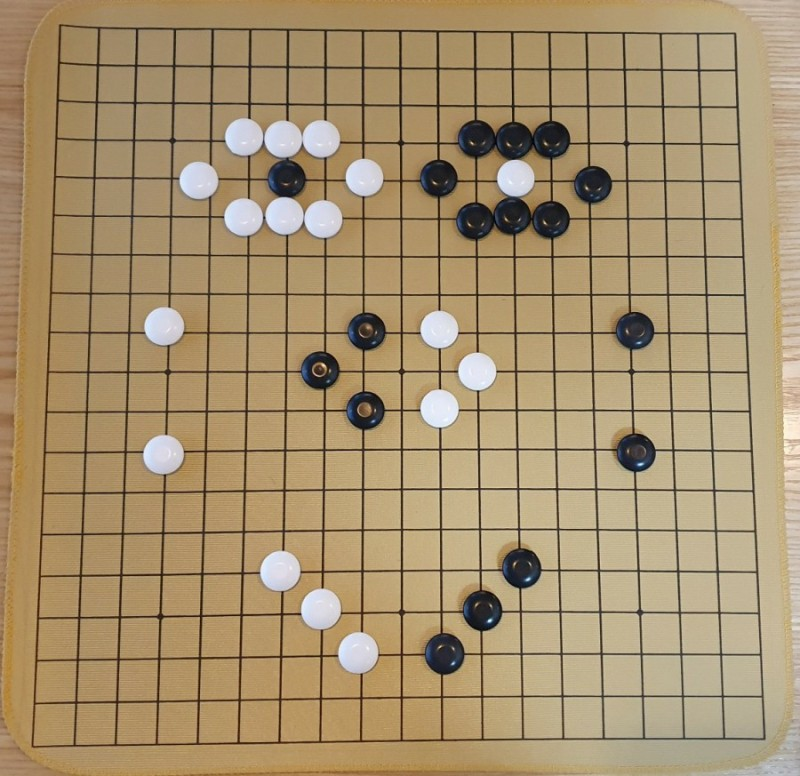
#> input picture Go_Legend/Go4.png, 800 x 776 px, found by its file name
$ python Go4_inter.py
#> lines starting #> are read from the running program, lines starting #| are printed output that depends on the picture; after the words box and inside, x2 and y2 are one past the last pixel; in counts of white or black regions, pixels touching at a corner belong together
import cv2
import numpy as np

def intersection(line1, line2):
    x1, y1, x2, y2 = line1
    x3, y3, x4, y4 = line2
    denom = (x1 - x2) * (y3 - y4) - (y1 - y2) * (x3 - x4)
    if denom == 0:  # lines are parallel or coincident
        return None
    px = ((x1 * y2 - y1 * x2) * (x3 - x4) - (x1 - x2) * (x3 * y4 - y3 * x4)) / denom
    py = ((x1 * y2 - y1 * x2) * (y3 - y4) - (y1 - y2) * (x3 * y4 - y3 * x4)) / denom
    return px, py

def angle(line1, line2):
    x1, y1, x2, y2 = line1
    x3, y3, x4, y4 = line2
    angle1 = np.arctan2(y2 - y1, x2 - x1)
    angle2 = np.arctan2(y4 - y3, x4 - x3)
    angle_diff = np.abs(angle1 - angle2)
    return angle_diff

# Load the image
img = cv2.imread('Go4.png')
#> img is the input picture: shape (776, 800, 3); mean B, G, R 109.9, 145.1, 166.6

# Resize the image
scale_percent = 120  # percentage of the original size
width = int(img.shape[1] * scale_percent / 100)
#> width = 960
height = int(img.shape[0] * scale_percent / 100)
#> height = 931
dim = (width, height)
#> dim = (960, 931)
img = cv2.resize(img, dim, interpolation=cv2.INTER_AREA)
#> img: shape (931, 960, 3)

# Apply Gaussian blur
blur = cv2.GaussianBlur(img, (7,7), 0)

# Convert to grayscale
gray = cv2.cvtColor(blur, cv2.COLOR_BGR2GRAY)
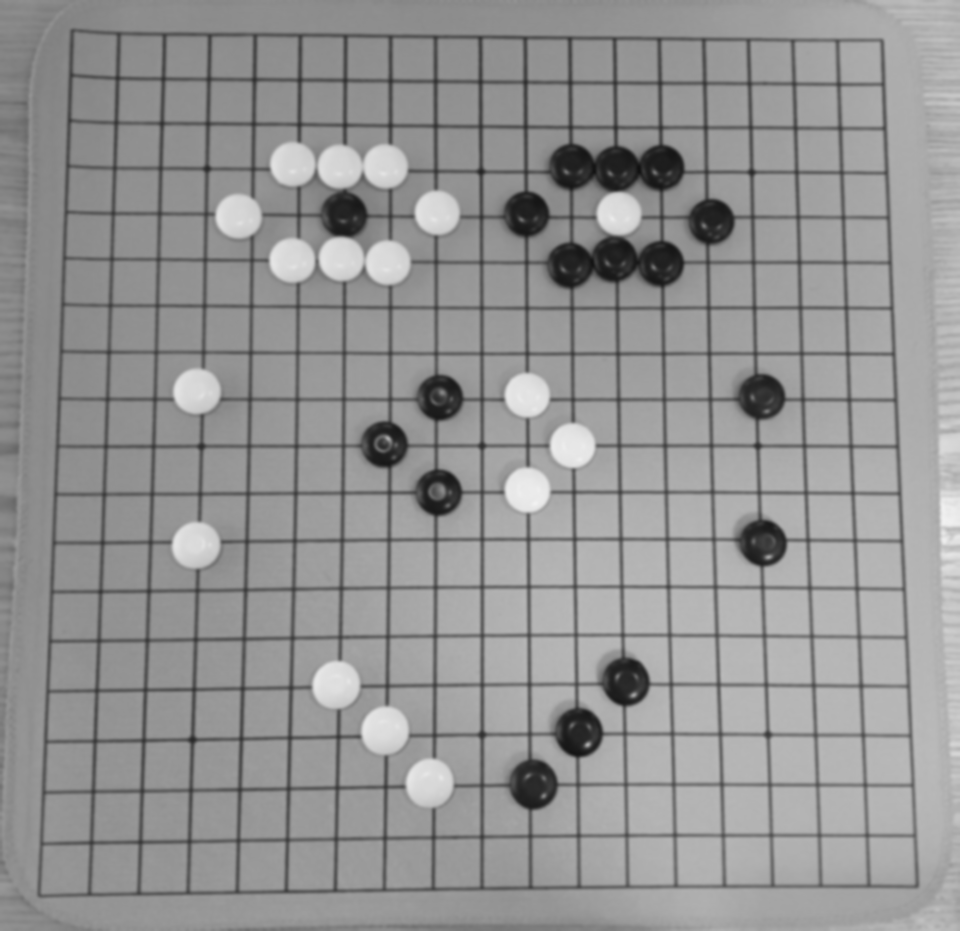
#> gray: shape (931, 960); min 17, max 241, mean 147.4

# Apply Canny edge detection
edges = cv2.Canny(gray, 50, 150)
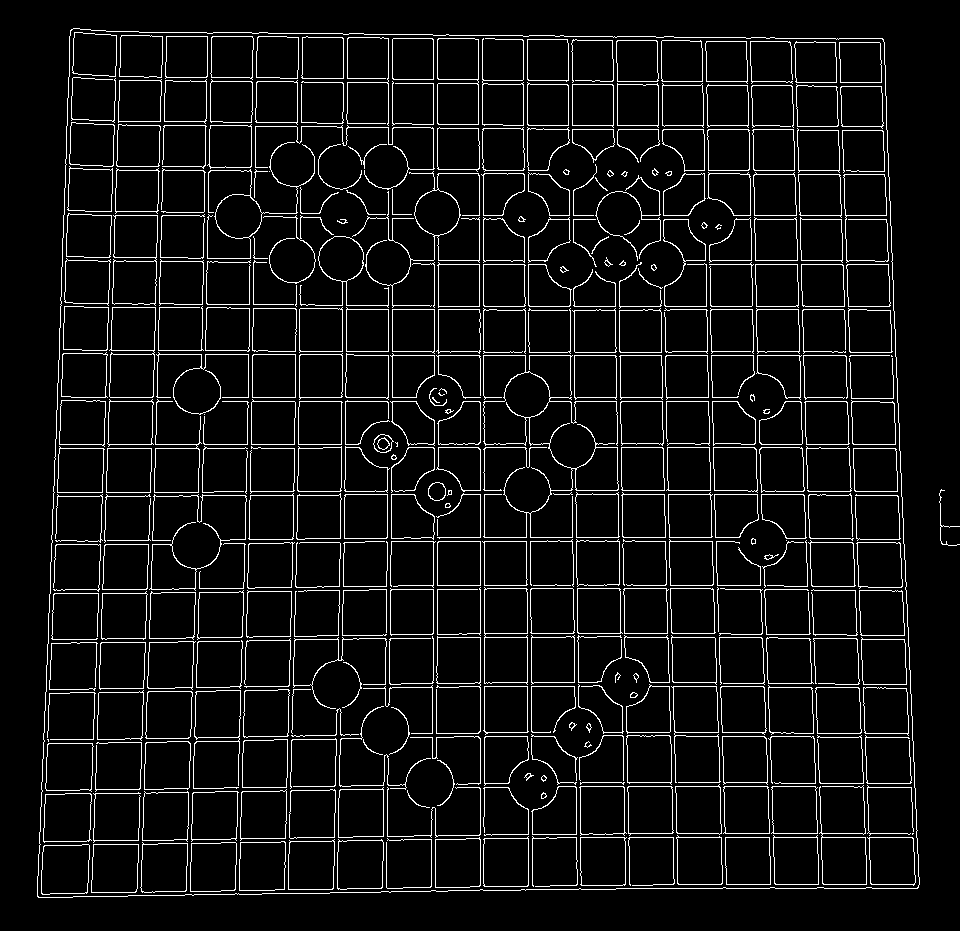
#> edges: shape (931, 960); 6.8% white in thin lines or dots, all inside (x1, y1, x2, y2) = (37, 28, 960, 898)

# Apply morphological operations
kernel = cv2.getStructuringElement(cv2.MORPH_RECT, (3,3))
dilated = cv2.dilate(edges, kernel, iterations=1)
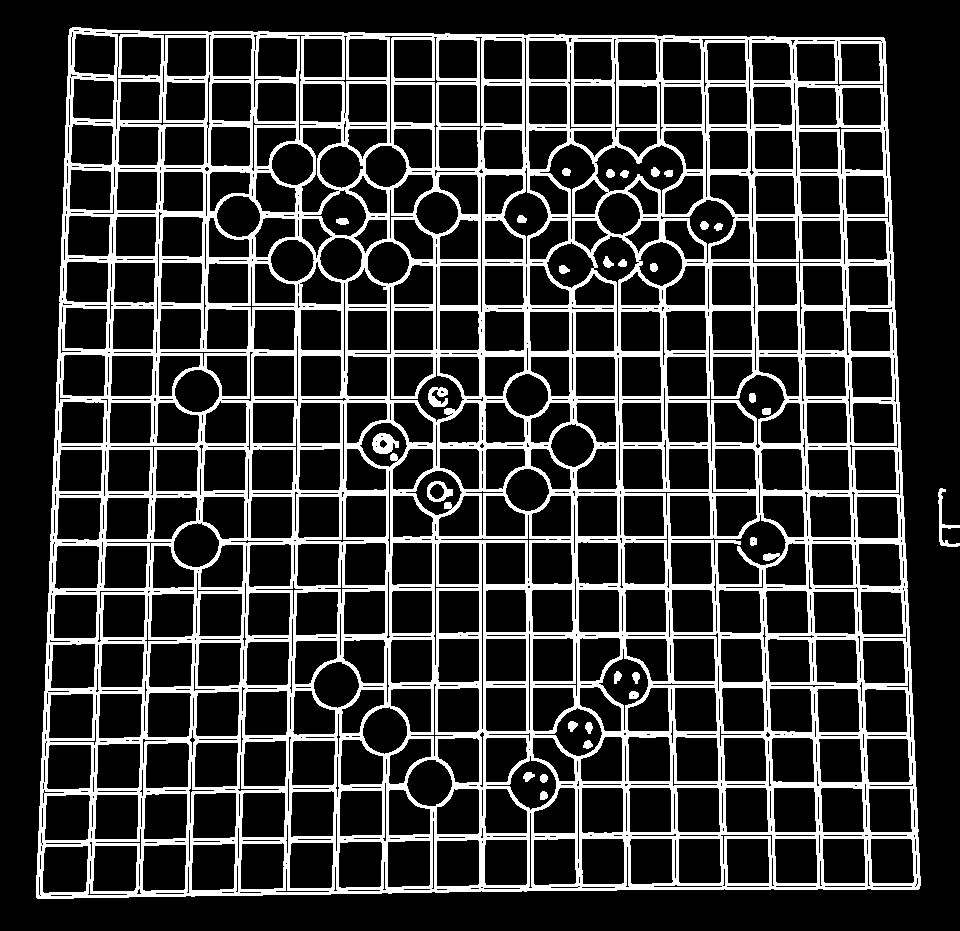
#> dilated: shape (931, 960); 20.7% white; 30 white regions, largest, box (x1, y1, x2, y2) and area: (36, 27, 921, 899) 182563, (372, 433, 399, 454) 368, (938, 488, 960, 547) 323
eroded = cv2.erode(dilated, kernel, iterations=1)
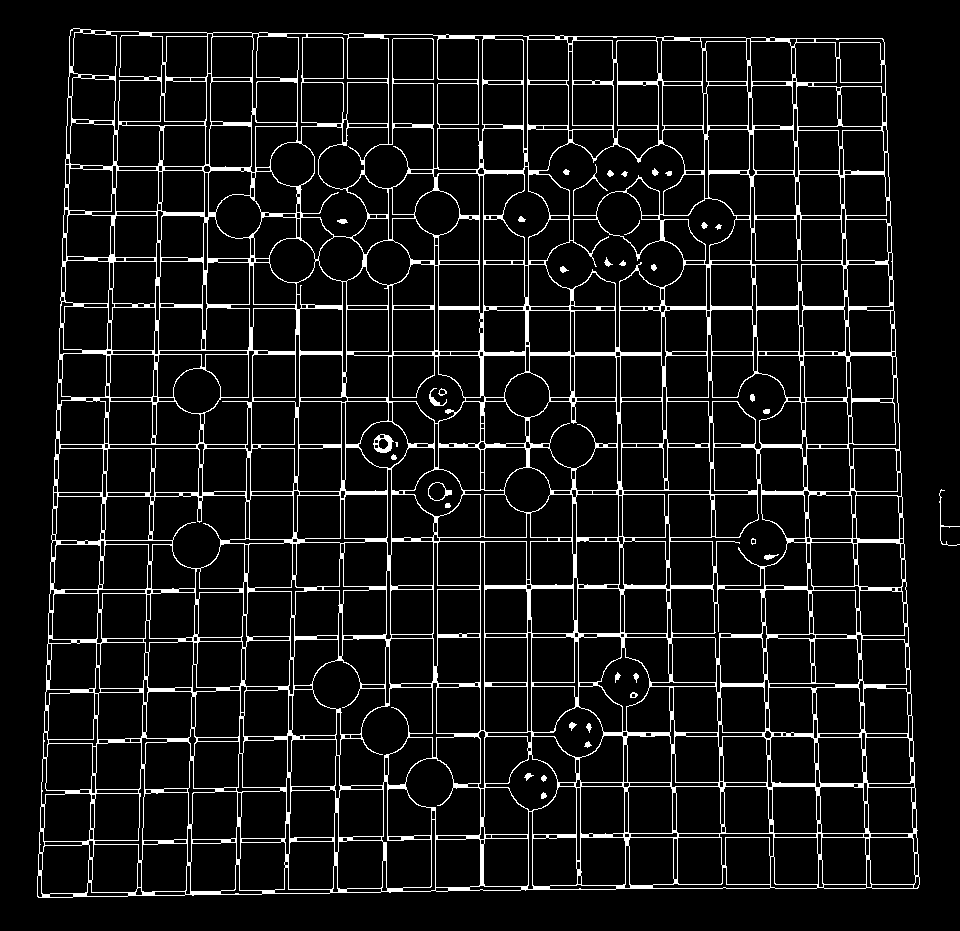
#> eroded: shape (931, 960); 8.4% white in thin lines or dots, all inside (x1, y1, x2, y2) = (37, 28, 960, 898)

# Apply Hough Transform to detect lines
lines = cv2.HoughLinesP(eroded, 1, np.pi/180, 50, minLineLength=50, maxLineGap=10)
#> lines = 424 rows, first 6: [741, 444, 899, 444], [484, 843, 484, 396], [430, 306, 893, 306], [138, 850, 152, 422], [480, 889, 480, 313], [86, 401, 176, 401]

# Draw lines and find intersections
for i, line1 in enumerate(lines):
    x1, y1, x2, y2 = line1[0]
    cv2.line(img, (x1, y1), (x2, y2), (0, 0, 255), 2)

    for line2 in lines[i + 1:]:
        pt = intersection(line1[0], line2[0])
        if pt is not None:
            angle_diff = angle(line1[0], line2[0])
            if np.pi / 2 - 0.02 <= angle_diff <= np.pi / 2 + 0.02:  # 90-degree angle (with a 0.2 radian tolerance)
                cv2.circle(img, (int(pt[0]), int(pt[1])), 5, (0, 255, 0), -1)
#> this loop made 424 passes
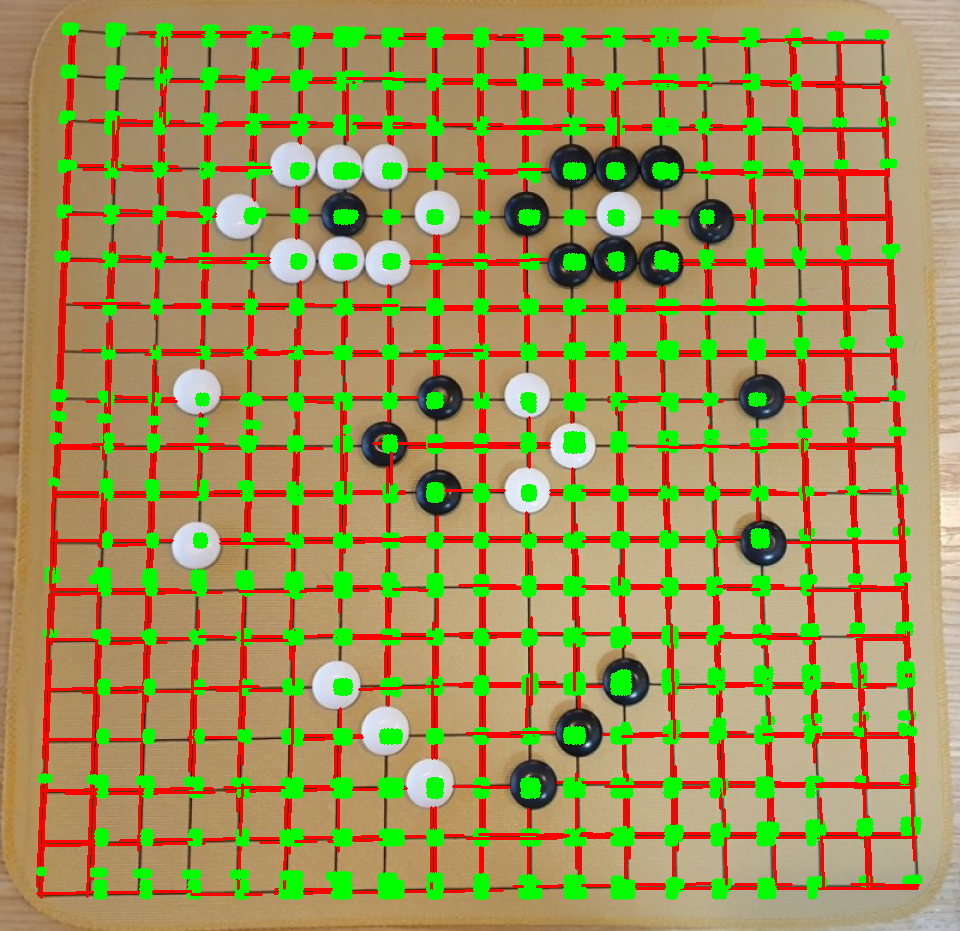
#> img: shape (931, 960, 3); mean B, G, R 88.4, 146, 160.9

# Display the image
cv2.imshow('Lines', img)
cv2.waitKey(0)
cv2.destroyAllWindows()

$ run again, with Go_Legend/Go3.png copied over Go_Legend/Go4.png
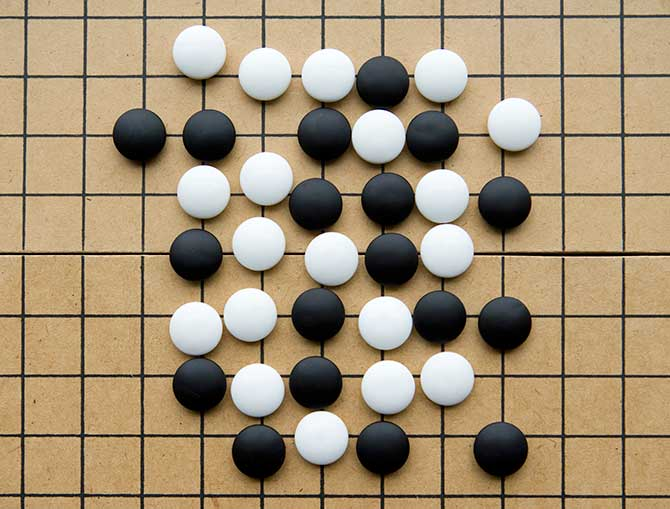
#> input picture Go_Legend/Go3.png, 670 x 509 px, found by its file name
#> img is the input picture: shape (509, 670, 3); mean B, G, R 117.4, 145.4, 164.1
#> `edges = cv2.Canny(gray, 50, 150)`:
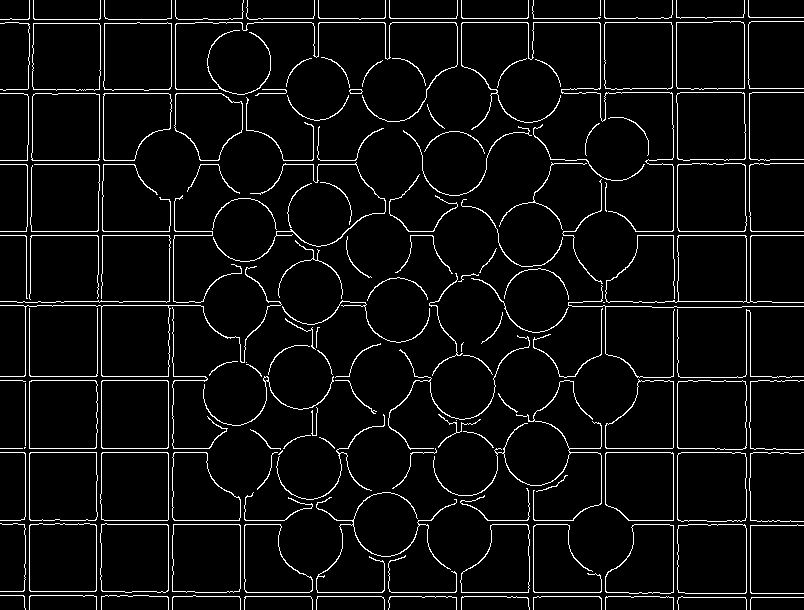
#> edges: shape (610, 804); 5.2% white in thin lines or dots
#> dilated: shape (610, 804); 16.4% white; 36 white regions, largest, box (x1, y1, x2, y2) and area: (0, 0, 804, 610) 52064, (675, 20, 804, 233) 3559, (0, 0, 102, 162) 2556
#> eroded: shape (610, 804); 5.6% white in thin lines or dots
#> lines = 105 rows, first 6: [254, 22, 712, 22], [2, 524, 280, 524], [677, 256, 677, 87], [246, 592, 659, 592], [568, 448, 724, 448], [673, 609, 673, 300]
#> the loop `for i, line1 in enumerate(lines):` made 105 passes
#> line1 on passes 2 to 9: [[2, 524, 280, 524]], [[677, 256, 677, 87]], [[246, 592, 659, 592]], [[568, 448, 724, 448]], [[673, 609, 673, 300]], [[0, 231, 212, 231]], [[149, 596, 516, 596]], [[0, 235, 212, 235]]
#> after the loop `for i, line1 in enumerate(lines):`:
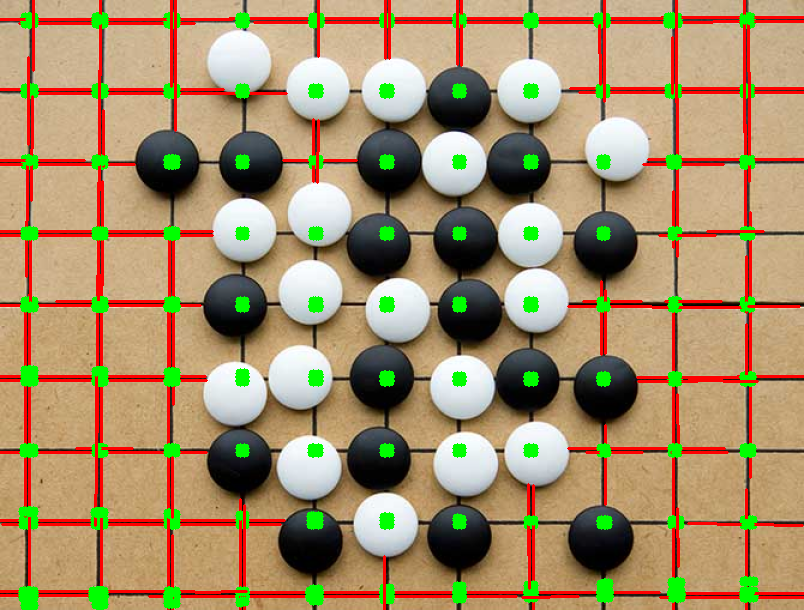
#> img: shape (610, 804, 3); mean B, G, R 105.8, 143, 166.1
